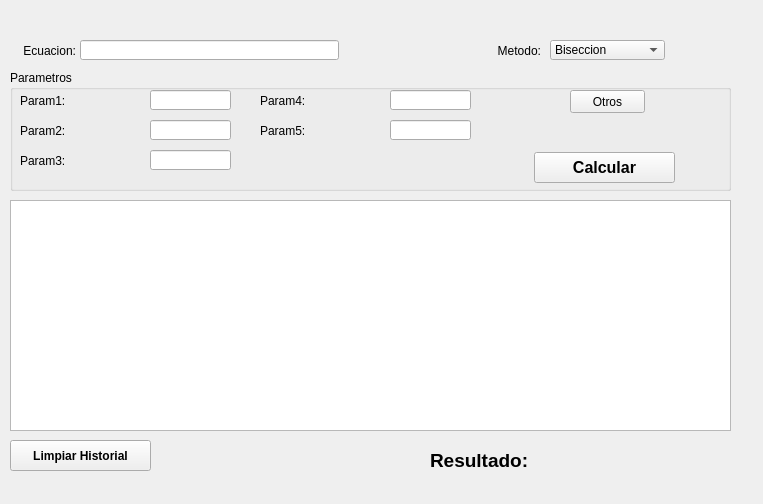
<?xml version="1.0" encoding="UTF-8"?>
<ui version="4.0">
 <class>MWindow</class>
 <widget class="QMainWindow" name="MWindow">
  <property name="geometry">
   <rect>
    <x>0</x>
    <y>0</y>
    <width>763</width>
    <height>504</height>
   </rect>
  </property>
  <property name="windowTitle">
   <string>Resolucion de Ecuaciones</string>
  </property>
  <widget class="QWidget" name="centralwidget">
   <widget class="QLabel" name="label_2">
    <property name="geometry">
     <rect>
      <x>480</x>
      <y>40</y>
      <width>61</width>
      <height>21</height>
     </rect>
    </property>
    <property name="text">
     <string>Metodo:</string>
    </property>
    <property name="alignment">
     <set>Qt::AlignRight|Qt::AlignTrailing|Qt::AlignVCenter</set>
    </property>
   </widget>
   <widget class="QComboBox" name="cboMethod">
    <property name="geometry">
     <rect>
      <x>550</x>
      <y>40</y>
      <width>115</width>
      <height>20</height>
     </rect>
    </property>
    <item>
     <property name="text">
      <string>Biseccion</string>
     </property>
    </item>
    <item>
     <property name="text">
      <string>Iteracion de punto fijo</string>
     </property>
    </item>
    <item>
     <property name="text">
      <string>Newton</string>
     </property>
    </item>
    <item>
     <property name="text">
      <string>Secante</string>
     </property>
    </item>
    <item>
     <property name="text">
      <string>Posicion Falsa</string>
     </property>
    </item>
    <item>
     <property name="text">
      <string>Muller</string>
     </property>
    </item>
   </widget>
   <widget class="QLabel" name="label">
    <property name="geometry">
     <rect>
      <x>15</x>
      <y>40</y>
      <width>61</width>
      <height>21</height>
     </rect>
    </property>
    <property name="text">
     <string>Ecuacion:</string>
    </property>
    <property name="alignment">
     <set>Qt::AlignRight|Qt::AlignTrailing|Qt::AlignVCenter</set>
    </property>
   </widget>
   <widget class="QLineEdit" name="leEquation">
    <property name="geometry">
     <rect>
      <x>80</x>
      <y>40</y>
      <width>259</width>
      <height>20</height>
     </rect>
    </property>
   </widget>
   <widget class="QGroupBox" name="groupParameters">
    <property name="geometry">
     <rect>
      <x>10</x>
      <y>70</y>
      <width>721</width>
      <height>121</height>
     </rect>
    </property>
    <property name="title">
     <string>Parametros</string>
    </property>
    <widget class="QLineEdit" name="leParam4">
     <property name="geometry">
      <rect>
       <x>380</x>
       <y>20</y>
       <width>81</width>
       <height>20</height>
      </rect>
     </property>
    </widget>
    <widget class="QLabel" name="lbParam3">
     <property name="geometry">
      <rect>
       <x>10</x>
       <y>80</y>
       <width>131</width>
       <height>21</height>
      </rect>
     </property>
     <property name="text">
      <string>Param3:</string>
     </property>
    </widget>
    <widget class="QLineEdit" name="leParam3">
     <property name="geometry">
      <rect>
       <x>140</x>
       <y>80</y>
       <width>81</width>
       <height>20</height>
      </rect>
     </property>
    </widget>
    <widget class="QLabel" name="lbParam4">
     <property name="geometry">
      <rect>
       <x>250</x>
       <y>20</y>
       <width>121</width>
       <height>21</height>
      </rect>
     </property>
     <property name="text">
      <string>Param4:</string>
     </property>
    </widget>
    <widget class="QLineEdit" name="leParam2">
     <property name="geometry">
      <rect>
       <x>140</x>
       <y>50</y>
       <width>81</width>
       <height>20</height>
      </rect>
     </property>
    </widget>
    <widget class="QLineEdit" name="leParam5">
     <property name="geometry">
      <rect>
       <x>380</x>
       <y>50</y>
       <width>81</width>
       <height>20</height>
      </rect>
     </property>
    </widget>
    <widget class="QLabel" name="lbParam2">
     <property name="geometry">
      <rect>
       <x>10</x>
       <y>50</y>
       <width>131</width>
       <height>21</height>
      </rect>
     </property>
     <property name="text">
      <string>Param2:</string>
     </property>
    </widget>
    <widget class="QLineEdit" name="leParam1">
     <property name="geometry">
      <rect>
       <x>140</x>
       <y>20</y>
       <width>81</width>
       <height>20</height>
      </rect>
     </property>
    </widget>
    <widget class="QLabel" name="lbParam1">
     <property name="geometry">
      <rect>
       <x>10</x>
       <y>20</y>
       <width>131</width>
       <height>21</height>
      </rect>
     </property>
     <property name="text">
      <string>Param1:</string>
     </property>
    </widget>
    <widget class="QLabel" name="lbParam5">
     <property name="geometry">
      <rect>
       <x>250</x>
       <y>50</y>
       <width>121</width>
       <height>21</height>
      </rect>
     </property>
     <property name="text">
      <string>Param5:</string>
     </property>
    </widget>
    <widget class="QPushButton" name="pbCalculate">
     <property name="geometry">
      <rect>
       <x>524</x>
       <y>82</y>
       <width>141</width>
       <height>31</height>
      </rect>
     </property>
     <property name="font">
      <font>
       <pointsize>12</pointsize>
       <weight>75</weight>
       <bold>true</bold>
      </font>
     </property>
     <property name="text">
      <string>Calcular</string>
     </property>
    </widget>
    <widget class="QPushButton" name="pushButtonOtros">
     <property name="geometry">
      <rect>
       <x>560</x>
       <y>20</y>
       <width>75</width>
       <height>23</height>
      </rect>
     </property>
     <property name="text">
      <string>Otros</string>
     </property>
    </widget>
   </widget>
   <widget class="QTextEdit" name="teSteps">
    <property name="geometry">
     <rect>
      <x>10</x>
      <y>200</y>
      <width>721</width>
      <height>231</height>
     </rect>
    </property>
   </widget>
   <widget class="QLabel" name="lbResult">
    <property name="geometry">
     <rect>
      <x>545</x>
      <y>450</y>
      <width>181</width>
      <height>21</height>
     </rect>
    </property>
    <property name="font">
     <font>
      <pointsize>14</pointsize>
      <weight>75</weight>
      <bold>true</bold>
     </font>
    </property>
    <property name="text">
     <string/>
    </property>
   </widget>
   <widget class="QLabel" name="label_3">
    <property name="geometry">
     <rect>
      <x>430</x>
      <y>450</y>
      <width>101</width>
      <height>21</height>
     </rect>
    </property>
    <property name="font">
     <font>
      <pointsize>14</pointsize>
      <weight>75</weight>
      <bold>true</bold>
     </font>
    </property>
    <property name="text">
     <string>Resultado:</string>
    </property>
   </widget>
   <widget class="QPushButton" name="pbCalculate_2">
    <property name="geometry">
     <rect>
      <x>10</x>
      <y>440</y>
      <width>141</width>
      <height>31</height>
     </rect>
    </property>
    <property name="font">
     <font>
      <pointsize>9</pointsize>
      <weight>75</weight>
      <bold>true</bold>
     </font>
    </property>
    <property name="text">
     <string>Limpiar Historial</string>
    </property>
   </widget>
  </widget>
  <widget class="QMenuBar" name="menubar">
   <property name="geometry">
    <rect>
     <x>0</x>
     <y>0</y>
     <width>763</width>
     <height>18</height>
    </rect>
   </property>
  </widget>
 </widget>
 <tabstops>
  <tabstop>leEquation</tabstop>
  <tabstop>cboMethod</tabstop>
  <tabstop>leParam1</tabstop>
  <tabstop>leParam2</tabstop>
  <tabstop>leParam3</tabstop>
  <tabstop>leParam4</tabstop>
  <tabstop>leParam5</tabstop>
  <tabstop>pbCalculate</tabstop>
  <tabstop>teSteps</tabstop>
 </tabstops>
 <resources/>
 <connections/>
</ui>
